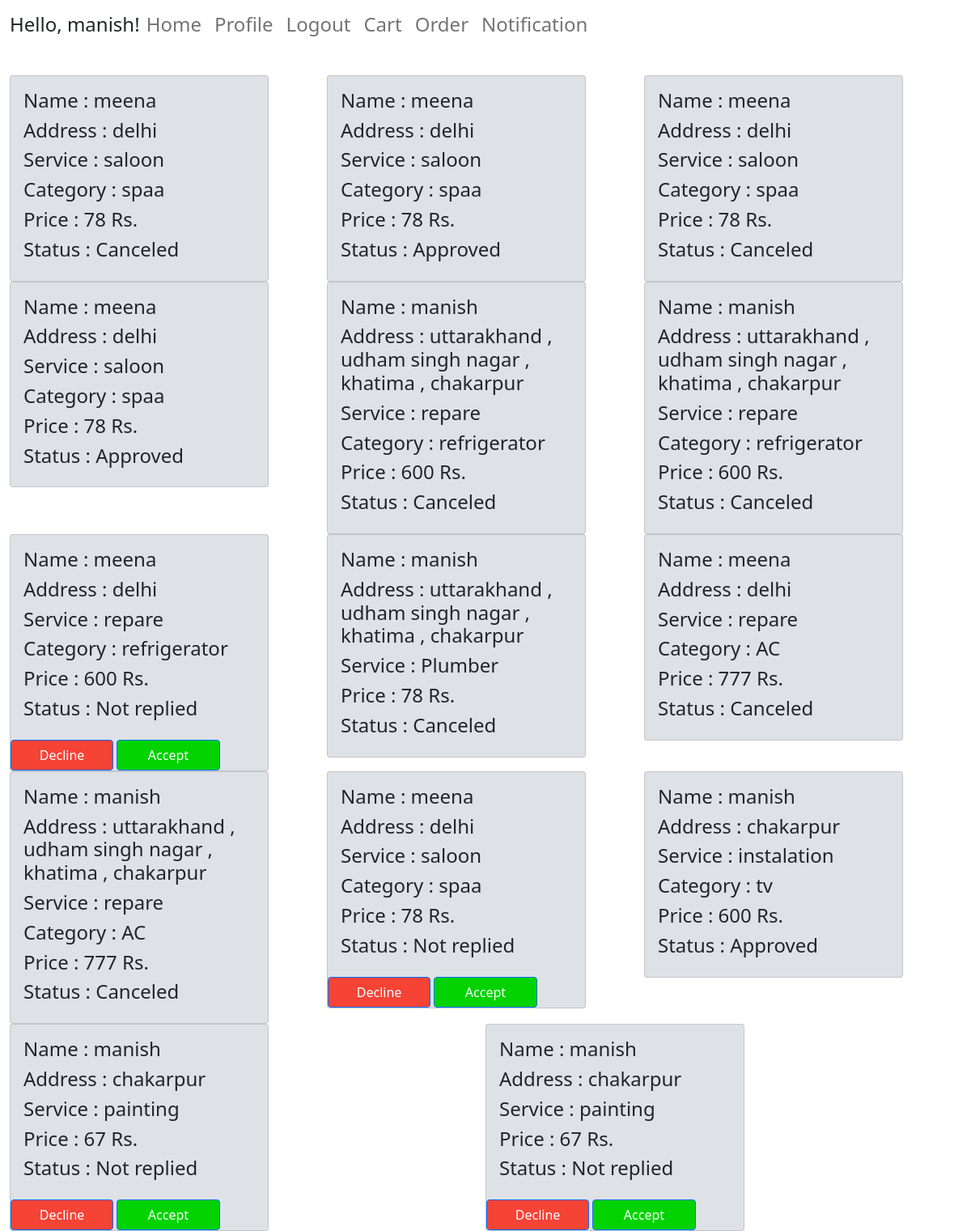
The page /notification (signed in) on the database its author committed.
### user/models.py (models this page shows, shortened)
class Choose(models.Model):
    user_id = models.CharField(max_length=100 )
    emp_id = models.CharField(max_length=100 )
    cart = models.BooleanField(default=True)
    address = models.TextField(blank = True , default = None)
    status = models.TextField(blank = True , default = "Not replied")
    order_date = models.DateTimeField(auto_now_add=True)

class Employee(models.Model):
    user_id = models.CharField(max_length=100 , default=None)
    service = models.CharField(max_length=100 )
    name = models.CharField(max_length=100 )
    category = models.CharField(max_length=100 , default=None)
    cost = models.IntegerField(default = 0)
    rating = models.FloatField(default = 4.2)
    description = models.TextField(default = None)
    address = models.TextField(blank = True , default = None)
    image = models.FileField(upload_to = 'user/static/user/image')

### user/views.py (the view)
# urls.py: path('notification' , views.notification , name = 'notification'),
@login_required(login_url='/login')
def notification(req ):
    user_obj = req.user
    profile_obj = Profile.objects.filter(user = user_obj).first()
    if profile_obj is None:
        return redirect('/login')
    emp_obj = Employee.objects.filter(user_id = user_obj.id).all()
    userlist = []
    for emp in emp_obj:
        order_obj = Choose.objects.filter(emp_id=emp.id).all()
        for order in order_obj:
            user_id = order.user_id
            user_obj = User.objects.filter(pk = user_id).first()
            name = user_obj.username
            Disc={"name":name,"cost":emp.cost,"category":emp.category,"service":emp.service,"address":order.address,"status":order.status,"orderid":order.id}
            userlist.append(Disc)
    return render(req , 'user/notification.html' , {"present":len(userlist),"users":userlist})

### user/templates/user/notification.html (shortened to what this page needs)
{% extends 'user/base.html' %}
{% block content %}
{% load static %}
{% if present == 0 %}
    <h2>No Notification</h2>
{% else %}
            <div class="card-group">
                {% for user in users %}
                <div class="col" >
                    <div class="card" style="width: 20rem; background-color:#dee2e6;">
                        <div class="card-body">
                            <h4> Name : {{user.name}}</h4>
                            <h4> Address : {{user.address}}</h4>
                            <h4> Service : {{user.service}}</h4>
                            {% if not user.category == "None" %}
                                <h4> Category : {{user.category}}</h4>
                            {% endif %}
                            <h4> Price : {{user.cost}} Rs.</h4>
                            <h4> Status : {{user.status}}</h4>
                        </div>
                        {% if user.status == "Not replied" %}
                            <span>
                            <a href = "{% url 'decline' order_pk=user.orderid%}" style = " text-decoration: none; color:white" ><button type="button" class="btn btn-primary" style="width:40% ; background-color:#f54336;">Decline</button></a>
                            <a href = "{% url 'accept' order_pk=user.orderid%}" style = "text-decoration: none;   color:white" ><button type="button" class="btn btn-primary" style="width:40% ; background-color:#02d300;">Accept</button></a>
                        {% endif %}
                    </div>
                </div>
                {% endfor %}
            </div>
{% endif %}
{% endblock %}

### user/templates/user/base.html (shortened to what this page needs)
<html>
  <head>
    <link href="https://cdn.jsdelivr.net/npm/bootstrap@5.1.3/dist/css/bootstrap.min.css" rel="stylesheet">
  </head>
  <body >
  <div class="container-fluid" >
    <nav class="navbar navbar-expand-lg navbar-light ">
      <h4>Hello, {{ user.username|default:'Guest' }}! </h4>
      <div class="collapse navbar-collapse" id="navbarNav">
        <ul class="navbar-nav">
        <li class="nav-item active">
            <h4><a class="nav-link" href="{% url 'user'%} ">Home </a></h4>
        </li>
      {% if user.is_authenticated %}
        <li class="nav-item active">
            <h4><a class="nav-link" href="{% url 'profile'%} ">Profile </a></h4>
        </li>
        <li class="nav-item active">
            <h4><a class="nav-link" href="{% url 'logout'%} ">Logout </a></h4>
        </li>
        <li class="nav-item">
            <h4><a class="nav-link" href="{% url 'cart'%}">Cart</a></h4>
        </li>
        <li class="nav-item">
            <h4><a class="nav-link" href="{% url 'order'%}">Order</a></h4>
        </li>
        <li class="nav-item">
          <h4><a class="nav-link" href="{% url 'notification'%}">Notification</a></h4>
        </li>
        </ul>
      </div>
      {% endif %}
    </nav>
    <br>
    {% block content %}
    {% endblock %}
  </div>
  </body>
</html>

### rows shown on the page
Choose: address "delhi", status "Canceled"
Employee: service "saloon" "saloon", category "spaa" "spaa"
Choose: address "delhi", status "Approved"
Choose: address "delhi", status "Canceled"
Employee: service "saloon" "saloon", category "spaa" "spaa"
Choose: address "delhi", status "Approved"
Choose: address "uttarakhand , udham singh nagar , khatima , chakarpur", status "Canceled"
Employee: service "repare" "repare" "repare", category "refrigerator" "refrigerator" "refrigerator"
Choose: address "uttarakhand , udham singh nagar , khatima , chakarpur", status "Canceled"
Choose: address "delhi", status "Not replied"
Choose: address "uttarakhand , udham singh nagar , khatima , chakarpur", status "Canceled"
Employee: service "Plumber"
Choose: address "delhi", status "Canceled"
Employee: service "repare" "repare", category "AC" "AC"
Choose: address "uttarakhand , udham singh nagar , khatima , chakarpur", status "Canceled"
Choose: address "delhi", status "Not replied"
Employee: service "saloon", category "spaa"
Choose: address "chakarpur", status "Approved"
Employee: service "instalation", category "tv"
Choose: address "chakarpur", status "Not replied"
Employee: service "painting" "painting"
Choose: address "chakarpur", status "Not replied"

### other values the page prints
{{ user.username|default:'Guest' }} "manish"
{{ user.name }} "meena" "meena" "meena" "meena" "manish" "manish" "meena" "manish" "meena" "manish" "meena" "manish" "manish" "manish"
{{ user.cost }} "78" "78" "78" "78" "600" "600" "600" "78" "777" "777" "78" "600" "67" "67"
